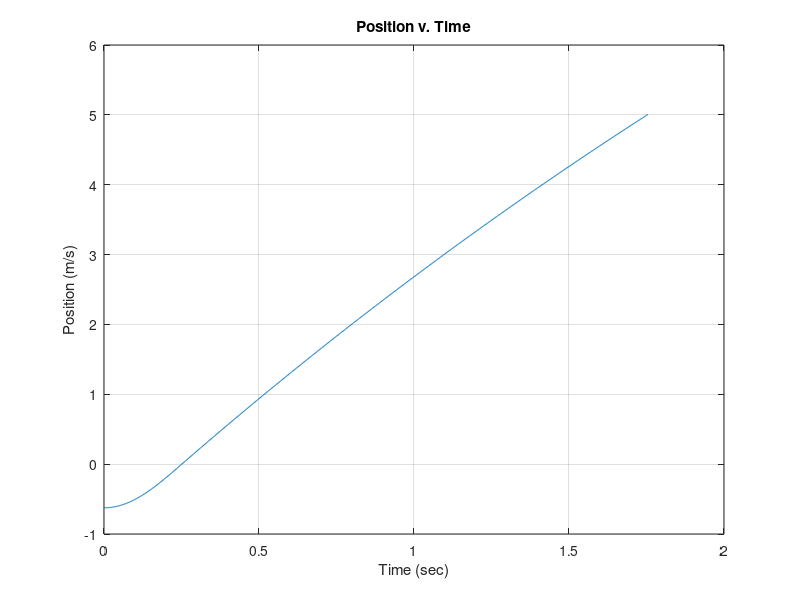
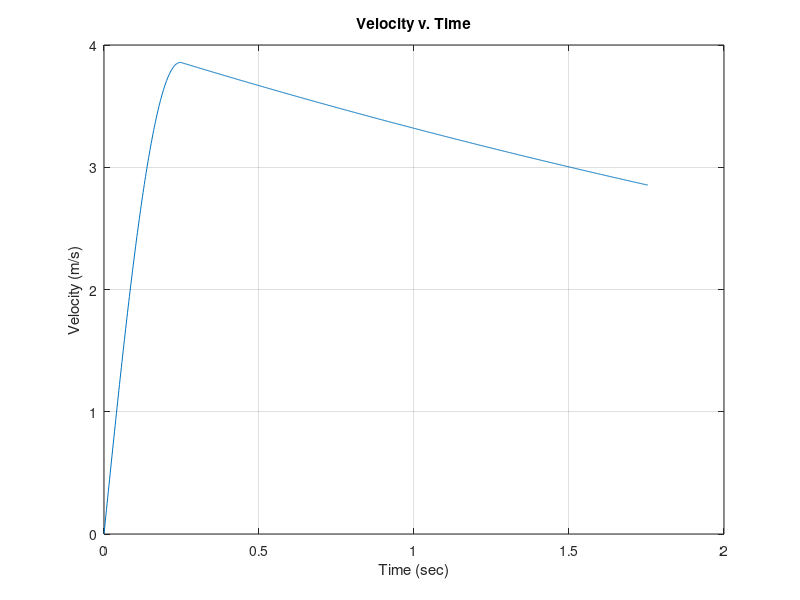
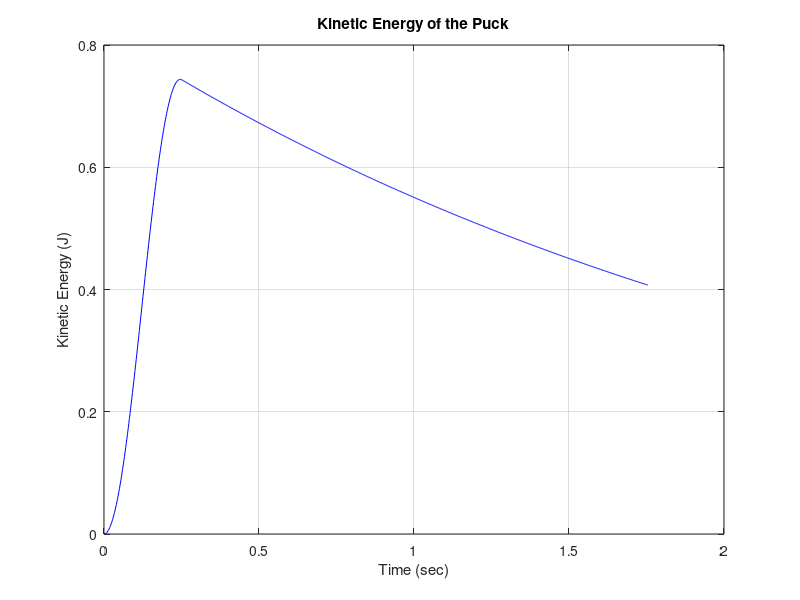

These charts were generated, in order, by the following MATLAB code:
%% Homework 8, Problem 1
% puckShot.m
% Use the verlet method to calculate the position x and velocity v of a
% puck on a hockey table as a function of time
% Initial Position of Puck: xinit = -Fpb / (2k)
% Initial Velocity: vinit = 0
% Force on Puck: -2kx-gamma*v for x<0 AND -gamma*v for x>=0
% Author: Chris Kreienkamp
clear
clc


%% SET INITIAL PARAMETERS

m = 0.1;        % mass of puck (kg)
k = 20;         % spring constant of rubber band (N/m)
Fpb = 25;       % pull back force (N)
gamma = 0.2;    % drag force proportionality constant (N*s/m)
xmax = 5;       % maximum distance traveled by puck (m)
dt = 0.002;     % timestep (s)

% Initial Conditions
xinit = -Fpb / (2*k);   % Initial Position of Puck (m)
vinit = 0;              % Initial Velocity (m/s)
tinit = 0;


%% INITIALIZE ARRAYS

x(1) = xinit;   % X-Position
v(1) = vinit;   % Velocity
t(1) = tinit;   % Time


%% TIME MARCHING WITH VERLET ALGORITHM

% The calculations will stop when:
% (a) the number of time-steps exceeds 104
% (b) puck reaches xmax, or 
% (c) the velocity is less than vTiny=0.01 m/s (sometime after the launch). 

it = 1;              % COUNTER VARIABLE through the WHILE loop
finished = false;    % CONDITIONAL VALUE for WHILE loop

while ~finished         % WHILE statement for before the puck reaches x=0
    
    % VERLET METHOD - 1. FIND HALF VELOCITY (USING DRAG FORCE AT STEP "it")
   Fdrag = -2*k*x(it) - gamma * v(it);          % Drag Force
   vhalf = v(it) + Fdrag * dt/2;                % Half-velocity
   
    % VERLET METHOD - 2. FIND NEW POSITION (USING HALF VELOCITY)
   x(it+1) = x(it) + vhalf*dt;                  % X-position
    
    % VERLET METHOD - 3. FIND NEW VELOCITY (USING DRAG FOCE AT STEP "it+1")
   Fdrag = -2*k*x(it+1) - gamma * v(it);          % Drag Force
   v(it+1) = vhalf + Fdrag * dt/2;                % X-component velocity
   
   % TIME STEP - NEEDED TO INCREMENT TIME AND COUNTER VARIABLE 
    t(it+1) = t(it) + dt;   % Increase Time
    it = it + 1;                % Increase counter variable 
   
   % END WHILE LOOP
    if x(it) >= 0           
        finished = true;
    end
    
end

finished = false;    % CONDITIONAL VALUE for WHILE loop
while ~finished             % WHILE statement x>=0
    
    % VERLET METHOD - 1. FIND HALF VELOCITY (USING DRAG FORCE AT STEP "it")
   Fdrag = - gamma * v(it);          % Drag Force
   vhalf = v(it) + Fdrag * dt/2;                % Half-velocity
   
    % VERLET METHOD - 2. FIND NEW POSITION (USING HALF VELOCITY)
   x(it+1) = x(it) + vhalf*dt;                  % X-position
    
    % VERLET METHOD - 3. FIND NEW VELOCITY (USING DRAG FOCE AT STEP "it+1")
   Fdrag = - gamma * v(it);                     % Drag Force
   v(it+1) = vhalf + Fdrag * dt/2;              % X-component velocity
   
   % TIME STEP - NEEDED TO INCREMENT TIME AND COUNTER VARIABLE 
    t(it+1) = t(it) + dt;       % Increase Time
    it = it + 1;                % Increase counter variable 
   
    currentpos = x(it);
    % END WHILE LOOP
    if it >= 10^4 ||...
            x(it)>=xmax ||...
            v(it) < 0.01
        finished = true;
    end
    
end


%% DISPLAY AND PLOT OUTPUT

KE = 0.5*m*v.^2;                % Kinetic Energy

% Generate plots
figure(1)
plot(t(1:it),x(1:it))
xlabel('Time (sec)')
ylabel('Position (m/s)')
title('Position v. Time')
grid on

figure(2)
plot(t(1:it),v(1:it))
xlabel('Time (sec)')
ylabel('Velocity (m/s)')
title('Velocity v. Time')
grid on

figure(3)
plot(t,KE,'b-')
xlabel('Time (sec)')
ylabel('Kinetic Energy (J)')
title('Kinetic Energy of the Puck')
grid on
